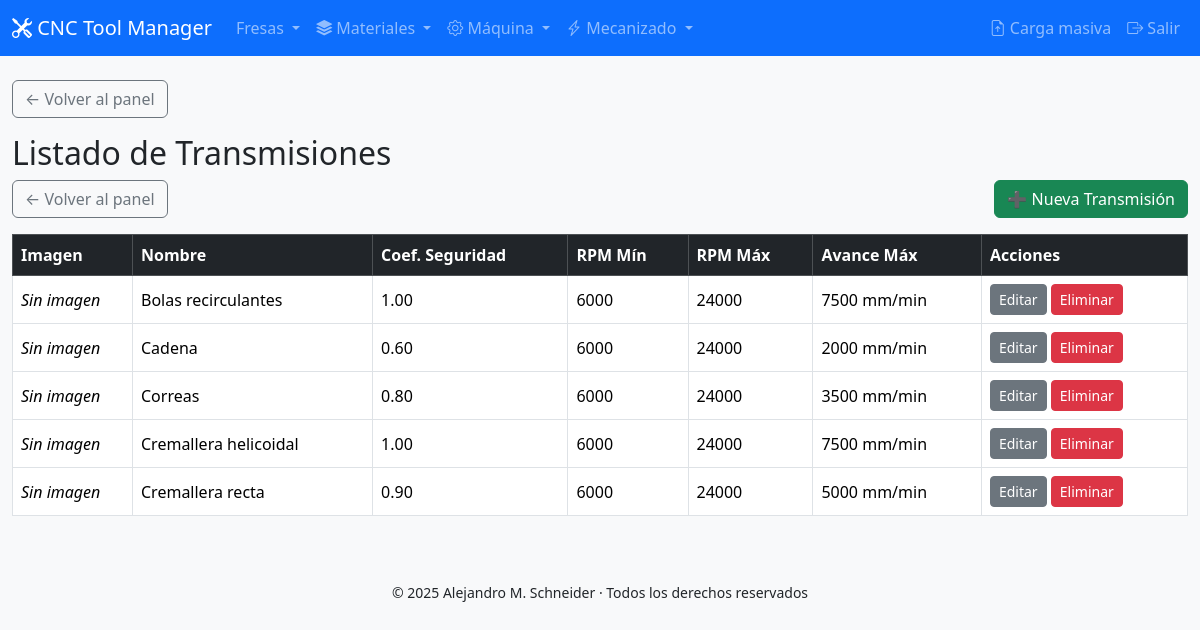
The app's page /admin/panel/transmissions.php with its own data.
### tables this page shows
CREATE TABLE `transmissions` (
  `id` int(11) NOT NULL,
  `name` varchar(100) NOT NULL,
  `coef_security` float NOT NULL DEFAULT 1,
  `rpm_min` int(11) NOT NULL DEFAULT 3000,
  `rpm_max` int(11) NOT NULL DEFAULT 18000,
  `feed_max` int(11) NOT NULL DEFAULT 5000,
  `hp_default` int(3) NOT NULL,
  `image` varchar(255) DEFAULT NULL
);

### admin/panel/transmissions.php (the view, shortened to what this page needs)
<?php
require_once '../includes/db.php';
include 'header.php';
$stmt = $pdo->query("SELECT * FROM transmissions ORDER BY name ASC");
$transmissions = $stmt->fetchAll(PDO::FETCH_ASSOC);
?>
<h2>Listado de Transmisiones</h2>
<div class="mb-3 d-flex justify-content-between">
  <a href="dashboard.php" class="btn btn-outline-secondary">← Volver al panel</a>
  <a href="transmission_form.php" class="btn btn-success">➕ Nueva Transmisión</a>
</div>
<table class="table table-bordered table-hover align-middle">
  <thead class="table-dark">
    <tr>
      <th style="width: 120px;">Imagen</th>
      <th>Nombre</th>
      <th>Coef. Seguridad</th>
      <th>RPM Mín</th>
      <th>RPM Máx</th>
      <th>Avance Máx</th>
      <th>Acciones</th>
    </tr>
  </thead>
  <tbody>
    <?php foreach ($transmissions as $t): ?>
      <tr>
        <td>
          <?php if (!empty($t['image']) && file_exists(__DIR__ . '/../assets/img/' . $t['image'])): ?>
            <img src="/assets/img/<?= htmlspecialchars($t['image']) ?>" alt="Imagen" class="img-fluid" style="max-height: 80px;">
          <?php else: ?>
            <em>Sin imagen</em>
          <?php endif; ?>
        </td>
        <td><?= htmlspecialchars($t['name']) ?></td>
        <td><?= number_format($t['coef_security'], 2) ?></td>
        <td><?= intval($t['rpm_min']) ?></td>
        <td><?= intval($t['rpm_max']) ?></td>
        <td><?= intval($t['feed_max']) ?> mm/min</td>
        <td>
          <a href="transmission_form.php?id=<?= $t['id'] ?>" class="btn btn-sm btn-secondary">Editar</a>
          <a href="transmission_delete.php?id=<?= $t['id'] ?>" class="btn btn-sm btn-danger"
             onclick="return confirm('¿Estás seguro de eliminar esta transmisión?');">Eliminar</a>
        </td>
      </tr>
    <?php endforeach; ?>
  </tbody>
</table>
<?php include '../includes/footer.php'; ?>

### records on screen
transmissions: shows "Sin imagen", name "Bolas recirculantes", coef_security "1.00", rpm_min "6000", rpm_max "24000", feed_max "7500"
transmissions: shows "Sin imagen", name "Cadena", coef_security "0.60", rpm_min "6000", rpm_max "24000", feed_max "2000"
transmissions: shows "Sin imagen", name "Correas", coef_security "0.80", rpm_min "6000", rpm_max "24000", feed_max "3500"
transmissions: shows "Sin imagen", name "Cremallera helicoidal", coef_security "1.00", rpm_min "6000", rpm_max "24000", feed_max "7500"
transmissions: shows "Sin imagen", name "Cremallera recta", coef_security "0.90", rpm_min "6000", rpm_max "24000", feed_max "5000"
